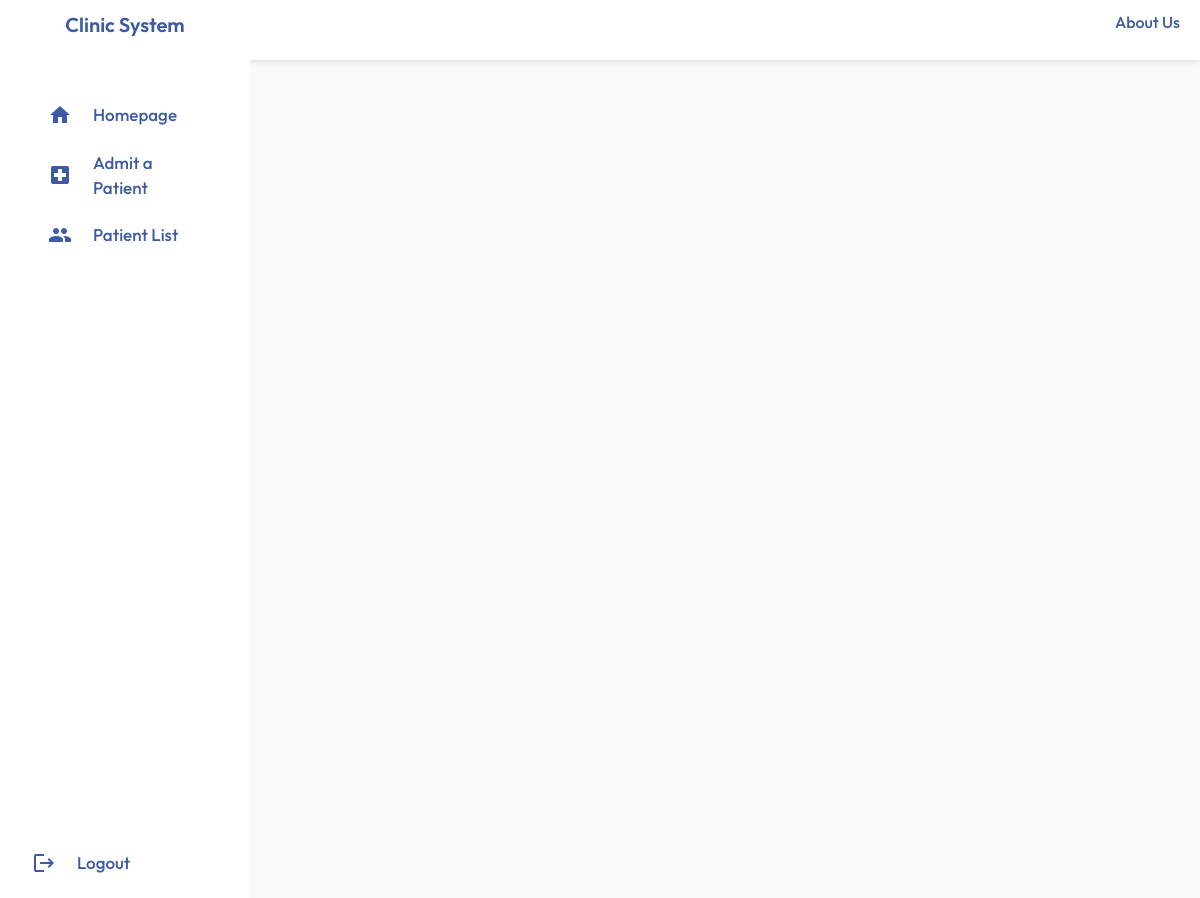
/list_patient.php, run on an earlier commit of the app's database.
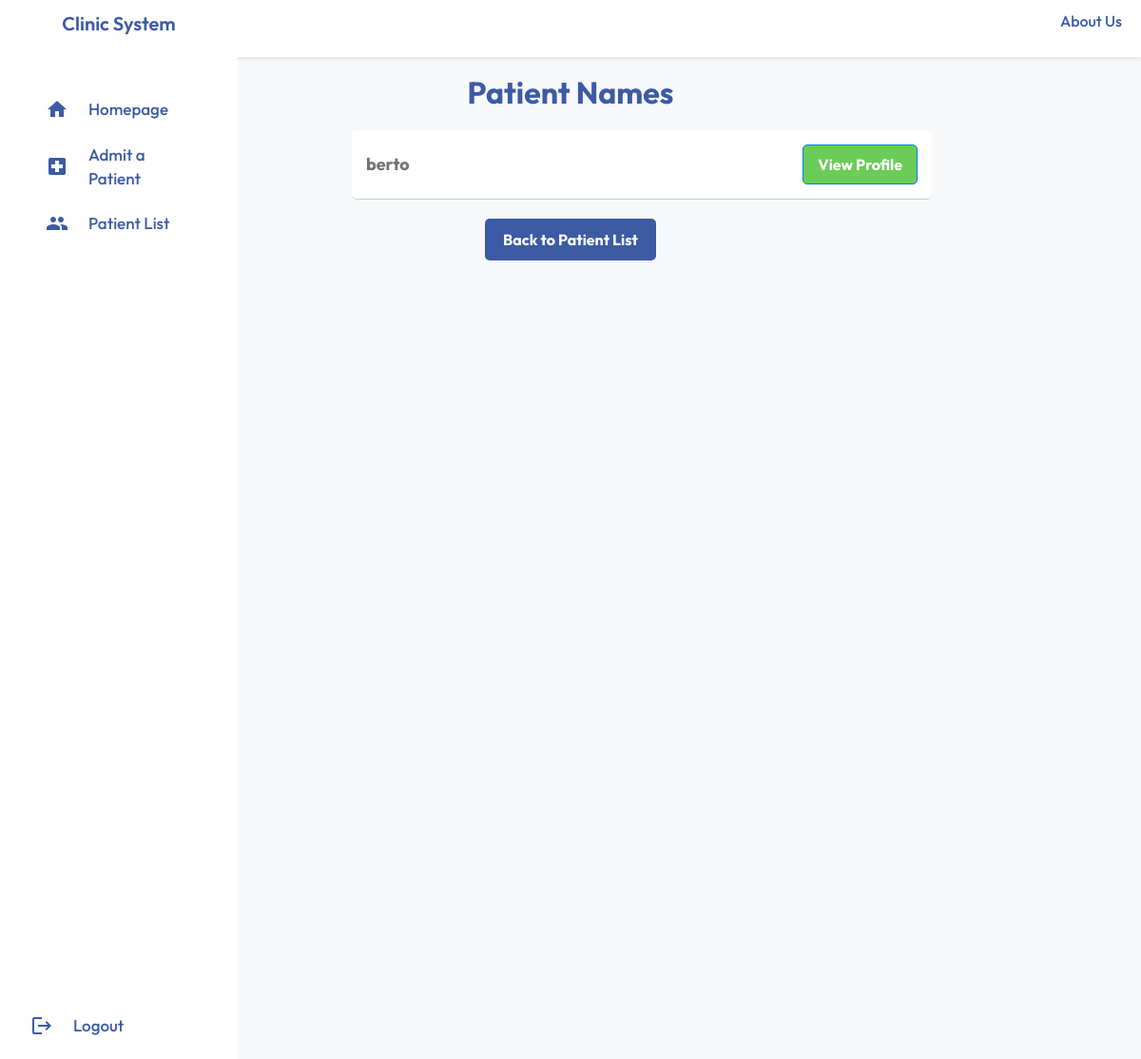
And on a later commit of the database.
### tables this page shows
CREATE TABLE `admissions` (
  `id` int(11) NOT NULL,
  `fullName` varchar(255) NOT NULL,
  `dob` date NOT NULL,
  `age` int(11) NOT NULL,
  `gender` varchar(10) NOT NULL,
  `address` text NOT NULL,
  `contact` varchar(20) NOT NULL,
  `emergencyContactName` varchar(255) NOT NULL,
  `emergencyContactRelationship` varchar(255) NOT NULL,
  `emergencyContactPhone` varchar(20) NOT NULL,
  `guardianName` varchar(255) NOT NULL,
  `guardianRelationship` varchar(255) NOT NULL,
  `guardianContact` varchar(20) NOT NULL,
  `onsetDuration` text NOT NULL,
  `currentCondition` text NOT NULL,
  `pastMedicalHistory` text NOT NULL,
  `immunizationHistory` text NOT NULL,
  `allergies` text NOT NULL,
  `currentMedications` text NOT NULL,
  `familyMedicalHistory` text NOT NULL,
  `parentalConsent` tinyint(1) NOT NULL DEFAULT 0
);

### list_patient.php (the view, shortened to what this page needs)
<?php
$host = "localhost";
$username = "root";
$password = "";
$database = "clinic_db";
$conn = new mysqli($host, $username, $password, $database);
echo "<h2 class='text-center'>Patient Details</h2>";
if (isset($_GET['id'])) {
    $id = $_GET['id'];
    $sql = "SELECT * FROM admissions WHERE id = $id";
    $result = $conn->query($sql);
    if ($result->num_rows > 0) {
        $row = $result->fetch_assoc();
        echo "<div class='patient-details-container'>";
        echo "<div class='patient-details-table'>";
echo "<div class='button-container-wrapper'>";
    echo "<div class='button-container1'>";
        echo "<a href='physical.php' class='back-button'>Physical Test List</a>";
    echo "</div>";
    echo "<div class='button-container2'>";
        echo "<a href='diagnostic.php' class='back-button'>Diagnostic Test</a>";
    echo "</div>";
    echo "<div class='button-container3'>";
        echo "<a href='diagnosis.php' class='back-button'>Diagnosis Test</a>";
    echo "</div>";
echo "</div>";
        echo "<h2 class='text-center'>Patient Details</h2>";
        echo "<table class='table table-bordered'>";
        echo "<thead><tr><th>Field</th><th>Details</th></tr></thead>";
        echo "<tbody>";
        echo "<tr><td><strong>Full Name</strong></td><td>" . $row['fullName'] . "</td></tr>";
        echo "<tr><td><strong>Date of Birth</strong></td><td>" . $row['dob'] . "</td></tr>";
        echo "<tr><td><strong>Age</strong></td><td>" . $row['age'] . "</td></tr>";
        echo "<tr><td><strong>Gender</strong></td><td>" . $row['gender'] . "</td></tr>";
        echo "<tr><td><strong>Address</strong></td><td>" . $row['address'] . "</td></tr>";
        echo "<tr><td><strong>Contact</strong></td><td>" . $row['contact'] . "</td></tr>";
        echo "<tr><td><strong>Emergency Contact</strong></td><td>" . $row['emergencyContactName'] . " (" . $row['emergencyContactRelationship'] . ") - " . $row['emergencyContactPhone'] . "</td></tr>";
        echo "<tr><td><strong>Guardian</strong></td><td>" . $row['guardianName'] . " (" . $row['guardianRelationship'] . ") - " . $row['guardianContact'] . "</td></tr>";
        echo "<tr><td><strong>Onset and Duration</strong></td><td>" . $row['onsetDuration'] . "</td></tr>";
        echo "<tr><td><strong>Current Condition</strong></td><td>" . $row['currentCondition'] . "</td></tr>";
        echo "<tr><td><strong>Past Medical History</strong></td><td>" . $row['pastMedicalHistory'] . "</td></tr>";
        echo "<tr><td><strong>Immunization History</strong></td><td>" . $row['immunizationHistory'] . "</td></tr>";
        echo "<tr><td><strong>Allergies</strong></td><td>" . $row['allergies'] . "</td></tr>";
        echo "<tr><td><strong>Current Medications</strong></td><td>" . $row['currentMedications'] . "</td></tr>";
        echo "<tr><td><strong>Family Medical History</strong></td><td>" . $row['familyMedicalHistory'] . "</td></tr>";
        echo "<tr><td><strong>Parental Consent</strong></td><td>" . ($row['parentalConsent'] ? 'Yes' : 'No') . "</td></tr>";
        echo "</tbody></table>";
        echo "<a href='list_patient.php' class='back-button'>Back to Patient List</a>";
        echo "</div>";
        echo "</div>";
    } else {
        echo "<p>Patient not found.</p>";
    }
} else {
    $sql = "SELECT id, fullName FROM admissions";
    $result = $conn->query($sql);
    if ($result->num_rows > 0) {
        echo "<div class='patient-list-container'>";
        echo "<h2 class='text-center'>Patient Names</h2>";
        while($row = $result->fetch_assoc()) {
            echo "<div class='patient-row'>";
            echo "<div class='patient-name'>" . $row['fullName'] . "</div>";
            echo "<div class='patient-button'>";
            echo "<a href='?id=" . $row['id'] . "' class='btn btn-primary'>View Profile</a>";
            echo "</div>";
            echo "</div>";
        }
        echo "<a href='dashboard.php' class='back-button'>Back to Patient List</a>";
        echo "</div>";
    } else {
        echo "<p>No patients found.</p>";
    }
}
?>
<!DOCTYPE html>
<html lang="en">
<head>
    <link href="https://stackpath.bootstrapcdn.com/bootstrap/4.5.2/css/bootstrap.min.css" rel="stylesheet">
    <link rel="stylesheet" href="list_patient.css">
</head>
<body class="bg-light">
    <div class="container">
        <nav class="sidebar">
            <header>
                <div class="image-text">
                    <div class="text logo-text">
                        <span class="name">Clinic System</span>
                    </div>
                </div>
            </header>
            <div class="menu-bar">
                <div class="menu">
                    <ul class="menu-links">
                        <li class="nav-link">
                            <a href="dashboard.php">
                                <i class="material-icons icon">home</i>
                                <span class="text nav-text">Homepage</span>
                            </a>
                        </li>
                        <li class="nav-link">
                            <a href="patient_form.php">
                                <i class="material-icons icon">local_hospital</i>
                                <span class="text nav-text">Admit a Patient</span>
                            </a>
                        </li>
                        <li class="nav-link">
                            <a href="list_patient.php">
                                <i class="material-icons icon">people</i>
                                <span class="text nav-text">Patient List</span>
                            </a>
                        </li>
                    </ul>
                </div>
                <div class="bottom-content">
                    <li class="">
                        <a href="login.php">
                            <i class="material-icons icon">logout</i>
                            <span class="text nav-text">Logout</span>
                        </a>
                    </li>
                </div>
            </div>
        </nav>
        <nav class="navbar">
            <ul class="navbar-links">
                <li><a href="#">About Us</a></li>
            </ul>
        </nav>
    </div>
</body>
</html>

### list_patient.css (style rules this page uses)
* { margin: 0; padding: 0; box-sizing: border-box; font-family: 'Outfit', sans-serif; }
body { min-height: 100vh; background-color: #d9e5f3; }
.sidebar { position: fixed; top: 0; left: 0; height: 100%; width: 250px; padding: 10px 14px; background: #FFF; transition: all 0.3s ease; display: flex; flex-direction: column; z-index: 100; }
.sidebar header { display: flex; align-items: center; flex-direction: column; }
.sidebar .logo-text { text-align: center; }
.sidebar .logo-text .name { font-size: 20px; font-weight: 600; color: #3c5ba4; }
.sidebar .menu { margin-top: 40px; flex-grow: 1; }
.sidebar li { list-style: none; display: flex; align-items: center; height: 50px; margin-top: 10px; }
.sidebar li a { display: flex; align-items: center; width: 100%; height: 100%; text-decoration: none; padding: 0 15px; border-radius: 6px; transition: all 0.3s ease; }
.sidebar li a .icon { min-width: 30px; text-align: center; color: #3c5ba4; }
.material-icons.icon { color: #3c5ba4; margin-right: 8px; }
.sidebar li a .text { font-size: 17px; font-weight: 500; margin-left: 10px; color: #3c5ba4; }
.sidebar .menu-bar { display: flex; flex-direction: column; justify-content: space-between; height: 100%; overflow-y: hidden; }
.container { display: flex; flex-direction: row; height: 100vh; }
.navbar { position: fixed; top: 0; right: 0; background-color: #fff; width: 100%; height: 60px; display: flex; align-items: center; justify-content: flex-end; padding-right: 20px; z-index: 1; box-shadow: 0 2px 4px rgba(0, 0, 0, 0.1); }
.navbar-links { list-style: none; display: flex; gap: 20px; color: #3c5ba4; }
.navbar-links li { display: inline-block; }
.navbar-links a { text-decoration: none; font-size: 16px; font-weight: 500; color: #3c5ba4; }
.patient-list-container { max-width: 800px; margin: 0 auto; padding: 20px; }
.patient-row { display: flex; justify-content: space-between; align-items: center; padding: 15px; border-bottom: 1px solid #ccc; margin-bottom: 15px; font-size: 18px; background-color: #fff; border-radius: 5px; margin-left: 150px; }
.patient-name { font-weight: bold; color: #333333b0; flex: 1; text-align: left; }
.patient-button { display: flex; justify-content: flex-end; align-items: center; }
.patient-button a { font-size: 16px; font-weight: bold; padding: 8px 15px; background-color: #6bcc58; color: #fff; border-radius: 5px; text-decoration: none; transition: background-color 0.3s ease; }
h2 { font-size: 32px; font-weight: bold; color: #3c5ba4; margin-bottom: 20px; }
.back-button { display: block; width: 180px; margin: 20px auto; padding: 10px 15px; background-color: #3c5ba4; color: #fff; text-align: center; font-size: 16px; font-weight: bold; text-decoration: none; border-radius: 5px; transition: background-color 0.3s ease; }
.bottom-content { margin-top: auto; padding-top: 40px; }
.bottom-content li { list-style: none; }
.bottom-content li a { display: flex; align-items: center; text-decoration: none; padding: 0 15px; height: 50px; color: #3c5ba4; }
.bottom-content li a .icon { min-width: 30px; text-align: center; color: #3c5ba4; }
.bottom-content li a .text { font-size: 17px; font-weight: 500; margin-left: 10px; color: #3c5ba4; }

What changed in the data, as far as the page shows it:
added admissions: fullName "berto"
Also different on the page:
text now shown: "Patient Names Back to Patient List"
